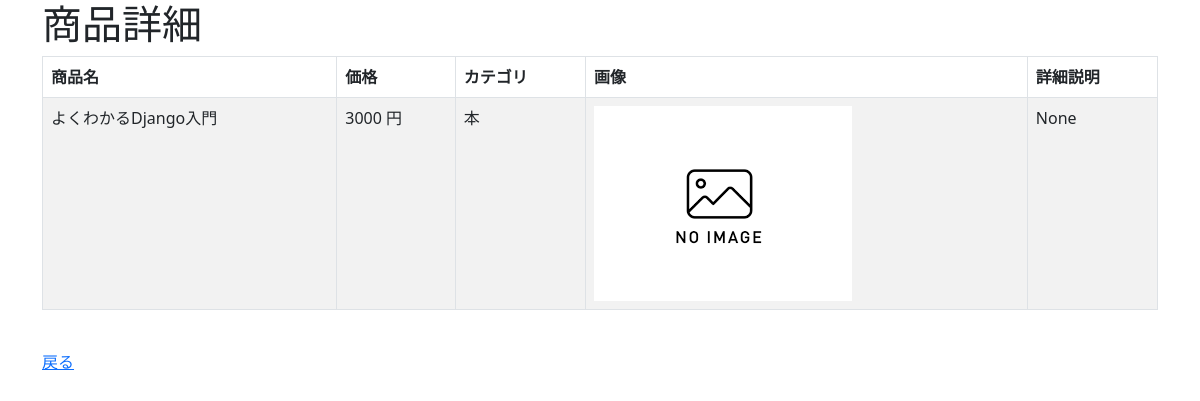
The app's page /crud/detail/1 with its own data.
### crud/models.py (models this page shows, shortened)
class Product(models.Model):
    name = models.CharField(max_length=200)
    price = models.PositiveIntegerField()
    category = models.ForeignKey(Category, on_delete=models.CASCADE)
    img = models.ImageField(blank=True, default='noImage.png')
    specific = models.TextField(blank=True, null=True)

class Category(models.Model):
    name = models.CharField(max_length=200)
    def __str__(self):
         return self.name

### crud/views.py (the view)
# urls.py: path('crud/detail/<int:pk>', views.ProductDetailView.as_view(), name="detail"),
class ProductDetailView(DetailView):
    model = Product
    context_object_name = 'product'
    template_name = "crud/product_detail.html"

### crud/Templates/crud/product_detail.html (shortened to what this page needs)
{% extends "base.html" %}
{% block content %}
<h1>商品詳細</h1>
<table class="table table-striped table-hover table-bordered">
    <thead>
        <tr>
            <th>商品名</th>
            <th>価格</th>
            <th>カテゴリ</th>
            <th>画像</th>
            <th>詳細説明</th>
        </tr>
    </thead>
    <tr>
        <td>{{ product.name }}</td>
        <td>{{ product.price }} 円</td>
        <td>{{ product.category }}</td>
        <td><img src="{{ product.img.url }}" style="width:100px height:auto;"></td>
        <td>{{ product.specific }}</td>
    </tr>
</table>
<form method="post" enctype="multipart/form-data">
    <br>
    <a href="{% url 'list' %}">戻る</a>
</form>
{% endblock %}

### records on screen
Product: name "よくわかるDjango入門", price "3000", category "本", img (placeholder picture), specific "None"
